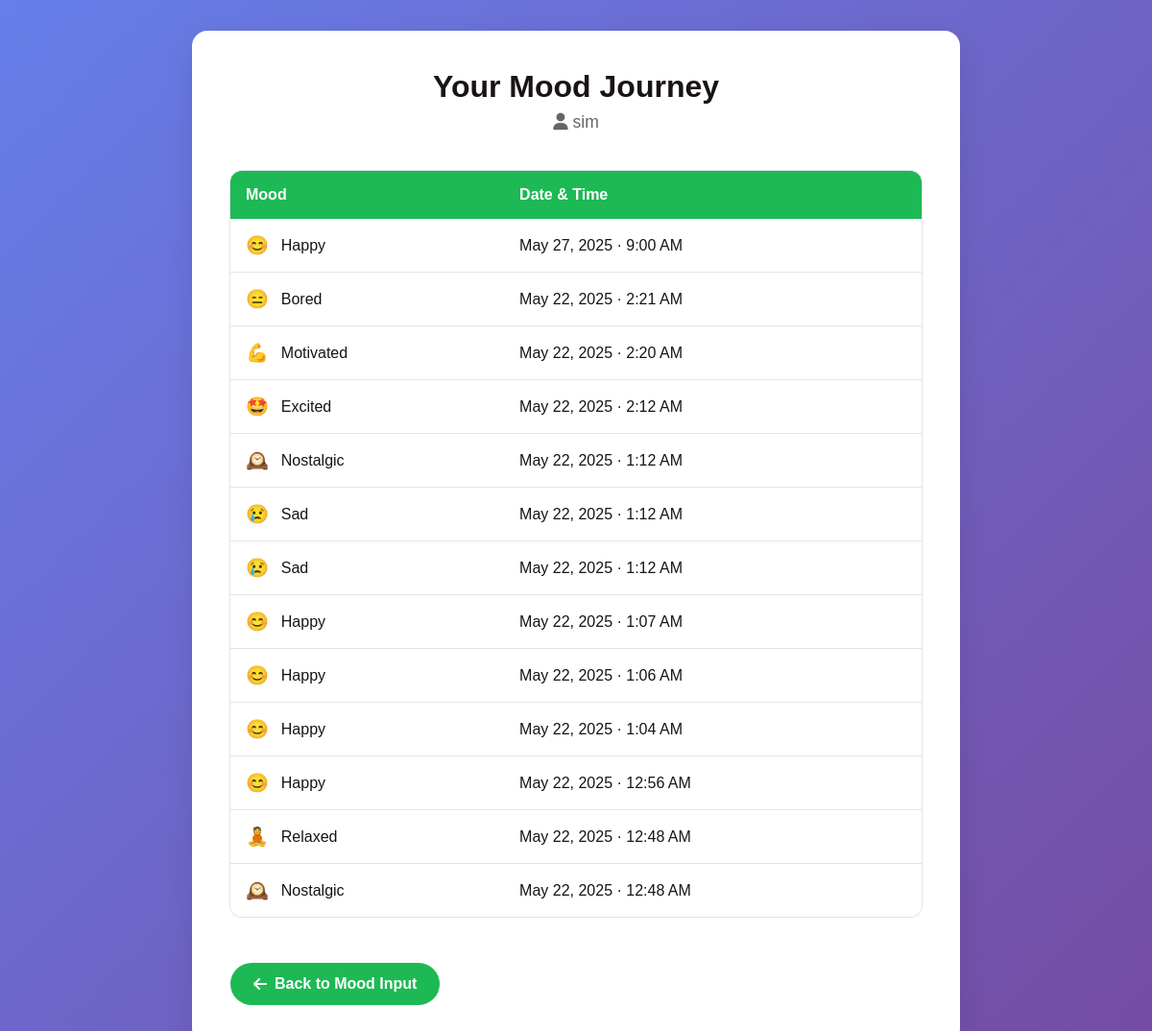
Page /history/ (signed in) on the committed database.
### playlist/models.py (models this page shows, shortened)
class MoodEntry(models.Model):
    user = models.ForeignKey(User, on_delete=models.CASCADE)
    mood = models.CharField(max_length=100)
    timestamp = models.DateTimeField(auto_now_add=True)

### playlist/views.py (the view)
# urls.py: path('history/', views.mood_history, name='mood_history'),
@login_required
def mood_history(request):
    entries = MoodEntry.objects.filter(user=request.user).order_by('-timestamp')
    return render(request, 'playlist/mood_history.html', {'entries': entries})

### template/playlist/mood_history.html (shortened to what this page needs)
<!DOCTYPE html>
<html lang="en">
<head>
    <link rel="stylesheet" href="https://cdnjs.cloudflare.com/ajax/libs/font-awesome/6.4.0/css/all.min.css">
</head>
<body>
    <div class="container">
        <div class="header">
            <h1>Your Mood Journey</h1>
            <div class="user-info">
                <i class="fas fa-user"></i> {{ request.user.username }}
            </div>
        </div>
        {% if entries %}
        <table class="history-table">
            <thead>
                <tr>
                    <th>Mood</th>
                    <th>Date & Time</th>
                </tr>
            </thead>
            <tbody>
                {% for record in entries %}
                <tr>
                    <td>
                        <div class="mood-cell">
                            <span class="mood-emoji">
                                {% if record.mood == "happy" %}😊
                                {% elif record.mood == "sad" %}😢
                                {% elif record.mood == "calm" %}😌
                                {% elif record.mood == "angry" %}😠
                                {% elif record.mood == "excited" %}🤩
                                {% elif record.mood == "relaxed" %}🧘
                                {% elif record.mood == "anxious" %}😰
                                {% elif record.mood == "motivated" %}💪
                                {% elif record.mood == "bored" %}😑
                                {% elif record.mood == "nostalgic" %}🕰️
                                {% endif %}
                            </span>
                            <span>{{ record.mood|title }}</span>
                        </div>
                    </td>
                    <td>{{ record.timestamp|date:"M j, Y · g:i A" }}</td>
                </tr>
                {% endfor %}
            </tbody>
        </table>
        {% else %}
        <div class="empty-state">
            <i class="fas fa-clock"></i>
            <h3>No Mood History Yet</h3>
            <p>Your mood tracking journey begins here!</p>
        </div>
        {% endif %}
        <a href="{% url 'mood_input' %}" class="nav-btn">
            <i class="fas fa-arrow-left"></i> Back to Mood Input
        </a>
    </div>
</body>
</html>

### template/playlist/mood_history.html (style rules this page uses)
:root { --primary: #1DB954; --primary-dark: #14833b; --dark: #191414; --light: #ffffff; --gray: #f8f9fa; --border: #e1e5eb; --text-light: #666; }
* { margin: 0; padding: 0; box-sizing: border-box; font-family: 'Arial', sans-serif; }
body { background: linear-gradient(135deg, #667eea 0%, #764ba2 100%); min-height: 100vh; color: var(--dark); padding: 2rem 1rem; }
.container { max-width: 800px; margin: 0 auto; background: var(--light); border-radius: 16px; box-shadow: 0 10px 30px rgba(0, 0, 0, 0.1); padding: 2.5rem; animation: fadeIn 0.5s ease-out; }
.header { text-align: center; margin-bottom: 2.5rem; }
h1 { color: var(--dark); font-size: 2rem; margin-bottom: 0.5rem; }
.user-info { color: var(--text-light); margin-bottom: 1.5rem; font-size: 1.1rem; }
.history-table { width: 100%; border-collapse: collapse; margin: 2rem 0; border-radius: 12px; overflow: hidden; box-shadow: 0 0 0 1px var(--border); }
.history-table th { background-color: var(--primary); color: white; padding: 1rem; text-align: left; font-weight: 600; }
.history-table td { padding: 1rem; border-bottom: 1px solid var(--border); vertical-align: middle; }
.history-table tr:last-child td { border-bottom: none; }
.mood-cell { display: flex; align-items: center; gap: 0.8rem; font-weight: 500; }
.mood-emoji { font-size: 1.2rem; width: 1.5rem; text-align: center; }
.nav-btn { display: inline-flex; align-items: center; padding: 0.8rem 1.5rem; background-color: var(--primary); color: white; border: none; border-radius: 50px; font-weight: 600; text-decoration: none; transition: all 0.3s; margin-top: 1rem; }
.nav-btn i { margin-right: 0.5rem; }

### rows in the picture
MoodEntry: mood "Happy", timestamp "May 27, 2025 · 9:00 AM"
MoodEntry: mood "Bored", timestamp "May 22, 2025 · 2:21 AM"
MoodEntry: mood "Motivated", timestamp "May 22, 2025 · 2:20 AM"
MoodEntry: mood "Excited", timestamp "May 22, 2025 · 2:12 AM"
MoodEntry: mood "Nostalgic", timestamp "May 22, 2025 · 1:12 AM"
MoodEntry: mood "Sad", timestamp "May 22, 2025 · 1:12 AM"
MoodEntry: mood "Sad", timestamp "May 22, 2025 · 1:12 AM"
MoodEntry: mood "Happy", timestamp "May 22, 2025 · 1:07 AM"
MoodEntry: mood "Happy", timestamp "May 22, 2025 · 1:06 AM"
MoodEntry: mood "Happy", timestamp "May 22, 2025 · 1:04 AM"
MoodEntry: mood "Happy", timestamp "May 22, 2025 · 12:56 AM"
MoodEntry: mood "Relaxed", timestamp "May 22, 2025 · 12:48 AM"
MoodEntry: mood "Nostalgic", timestamp "May 22, 2025 · 12:48 AM"

### other values in the picture
{{ request.user.username }} "sim"
